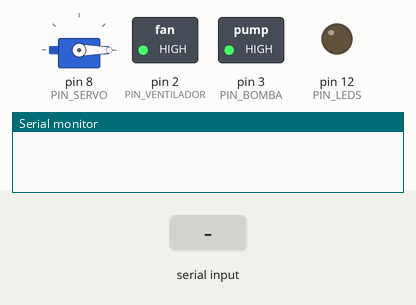
This sketch was run on a simulated Arduino Uno, built with avr-gcc and run on an emulated ATmega328P. Shown: servo, switched loads named in the sketch (green lamp = pin HIGH), output pins drawn as LEDs (lit = HIGH), the last lines printed to the serial monitor. Inputs (shaded band) come from the test bench.

Above: at 1.2 s.
1.3 s: "ACTIVAR:LEDS\n" received over Serial
At 2.2 s:
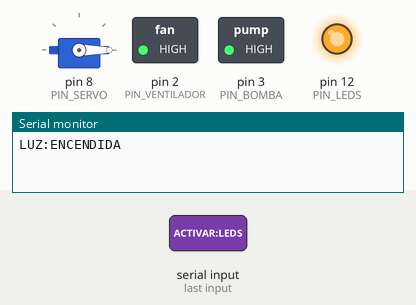
2.8 s: "DESACTIVAR:BOMBA\n" received over Serial
At 3.4 s:
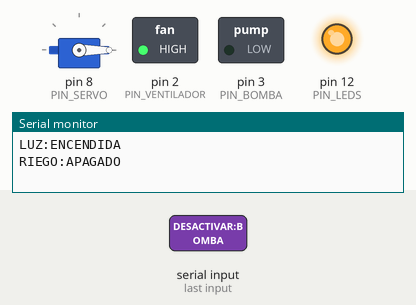
4.3 s: "DESACTIVAR:LEDS\n" received over Serial
At 5.5 s:
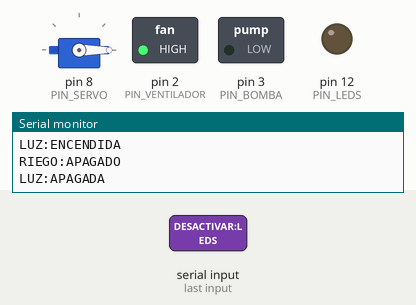
5.8 s: "SERVO:90\n" received over Serial
At 6.6 s:
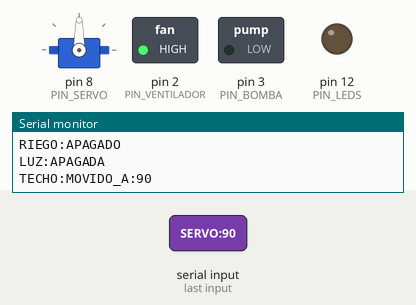
7.3 s: "ACTIVAR:BOMBA\n" received over Serial
At 8.0 s:
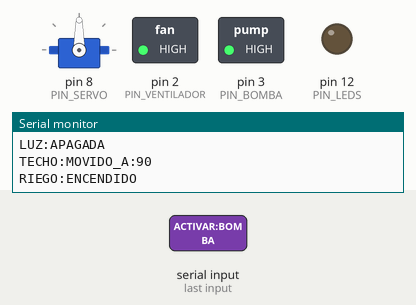
8.8 s: "SERVO:\n" received over Serial
At 10.0 s:
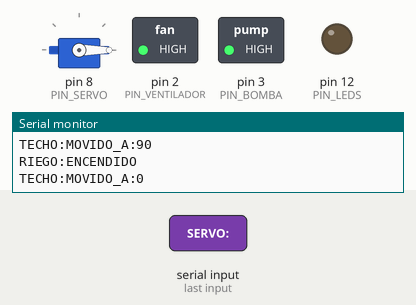
Timing chart, 0 to 11.3 s (numbered marks = the images above; inputs shaded):
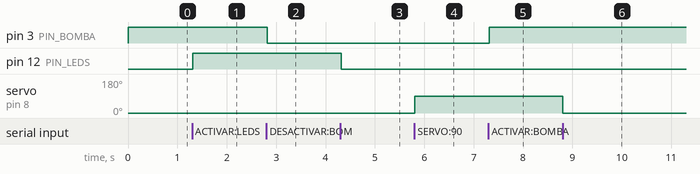

Measured:
- after the input at 1.3 s, pin 12 (PIN_LEDS): LOW → HIGH at once
- after the input at 2.8 s, pin 3 (PIN_BOMBA): HIGH → LOW at once
- after the input at 4.3 s, pin 12 (PIN_LEDS): HIGH → LOW at once
- after the input at 5.8 s, servo on pin 8 (PIN_SERVO): 0° → 90° at once
- after the input at 7.3 s, pin 3 (PIN_BOMBA): LOW → HIGH at once
- after the input at 8.8 s, servo on pin 8 (PIN_SERVO): 90° → 0° at once

The sketch:

sketch_jun7a.ino
```cpp
#include <DHT.h>
#include <Servo.h>

// Pines de componentes
#define PIN_SERVO        8   // Techo
#define PIN_LEDS         12  // Luz artificial
#define PIN_BOMBA        3   // Riego
#define PIN_VENTILADOR   2   // Ventilación
#define PIN_DHT          9   // Sensor DHT

// Tipo de sensor: DHT11 o DHT22
#define TIPO_DHT DHT11

DHT dht(PIN_DHT, TIPO_DHT);
Servo servo;
String input;

void setup() {
  Serial.begin(9600);
  dht.begin();

  // Luz artificial
  pinMode(PIN_LEDS, OUTPUT);
  digitalWrite(PIN_LEDS, LOW);  // Apagado

  // Riego (lógica invertida)
  pinMode(PIN_BOMBA, OUTPUT);
  digitalWrite(PIN_BOMBA, HIGH);  // Apagado

  // Ventilador (lógica invertida)
  pinMode(PIN_VENTILADOR, OUTPUT);
  digitalWrite(PIN_VENTILADOR, HIGH);  // Apagado

  // Servo (techo)
  servo.attach(PIN_SERVO);
  servo.write(0); // Techo cerrado
}

void loop() {
  if (Serial.available()) {
    input = Serial.readStringUntil('\n');
    input.trim();

    // 🔆 Luz
    if (input == "ACTIVAR:LEDS") {
      digitalWrite(PIN_LEDS, HIGH);
      Serial.println("LUZ:ENCENDIDA");
    }
    else if (input == "DESACTIVAR:LEDS") {
      digitalWrite(PIN_LEDS, LOW);
      Serial.println("LUZ:APAGADA");
    }

    // 💧 Riego
    else if (input == "ACTIVAR:BOMBA") {
      digitalWrite(PIN_BOMBA, HIGH);
      Serial.println("RIEGO:ENCENDIDO");
    }
    else if (input == "DESACTIVAR:BOMBA") {
      digitalWrite(PIN_BOMBA, LOW);
      Serial.println("RIEGO:APAGADO");
    }

    // 🌬️ Ventilador
    else if (input == "ACTIVAR:VENTILADOR") {
      digitalWrite(PIN_VENTILADOR, HIGH);
      Serial.println("VENTILADOR:ENCENDIDO");
    }
    else if (input == "DESACTIVAR:VENTILADOR") {
      digitalWrite(PIN_VENTILADOR, LOW);
      Serial.println("VENTILADOR:APAGADO");
    }

    // 🪟 Techo (servo)
    else if (input.startsWith("SERVO:")) {
      int angulo = input.substring(6).toInt();
      angulo = constrain(angulo, 0, 180);
      servo.write(angulo);
      Serial.print("TECHO:MOVIDO_A:");
      Serial.println(angulo);
    }

    // 🌡️ Lectura temperatura y humedad
    else if (input == "LEER:DHT") {
      float temperatura = dht.readTemperature();
      float humedad = dht.readHumidity();

      if (isnan(temperatura) || isnan(humedad)) {
        Serial.println("ERROR:LECTURA");
      } else {
        Serial.print("T:");
        Serial.print(temperatura);
        Serial.print(" H:");
        Serial.println(humedad);
      }
    }

    // 💦 Lectura solo de humedad (para gráfico humedad)
    else if (input == "LEER:HUMEDAD") {
      float humedad = dht.readHumidity();

      if (isnan(humedad)) {
        Serial.println("ERROR:HUMEDAD");
      } else {
        // Aquí puedes cambiar el estado "cerrado" por "abierto" si lees el ángulo real del servo
        Serial.print(humedad);
        Serial.println("|cerrado");
      }
    }
  }
}
```
